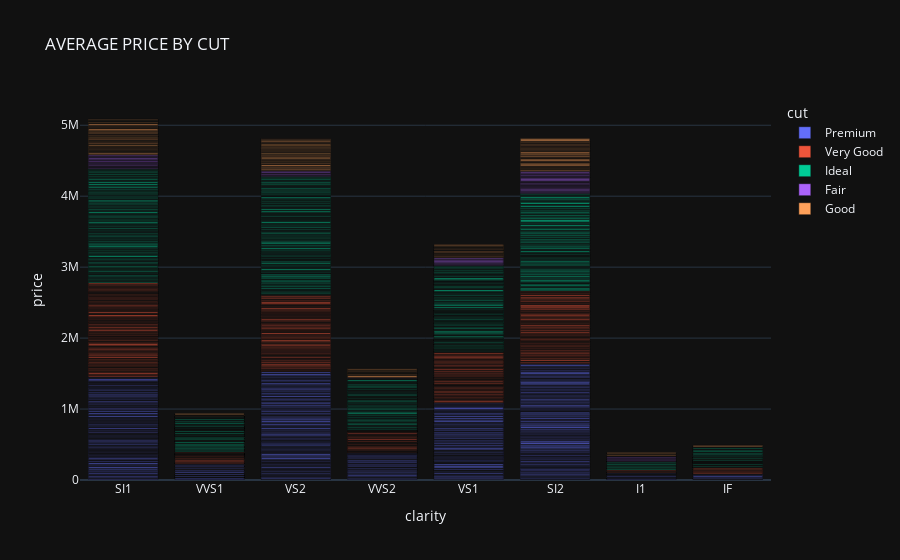

The cell this chart's notebook holds for it:
### Code cell
# BAR PLOT FOR AVERAGE PRICE PER CUT CATEGORY
fig=px.bar(df,x="clarity",y="price",
           title="AVERAGE PRICE BY CUT",
           color="cut")
fig.show()

### Figure 1 — Plotly figure (JSON) as saved in the notebook; plotly's stock layout.template omitted (floating-point values rounded to 4 significant figures; data arrays with more than 128 entries replaced by an {"elided": "..."} marker saying what was removed)
{"data": [{"hovertemplate": "cut=Premium<br>clarity=%{x}<br>price=%{y}<extra></extra>", "legendgroup": "Premium", "marker": {"color": "#636efa", "pattern": {"shape": ""}}, "name": "Premium", "orientation": "v", "showlegend": true, "textposition": "auto", "x": {"elided": "1447 str values"}, "xaxis": "x", "y": {"elided": "1447 int values"}, "yaxis": "y", "type": "bar"}, {"hovertemplate": "cut=Very Good<br>clarity=%{x}<br>price=%{y}<extra></extra>", "legendgroup": "Very Good", "marker": {"color": "#EF553B", "pattern": {"shape": ""}}, "name": "Very Good", "orientation": "v", "showlegend": true, "textposition": "auto", "x": {"elided": "1195 str values"}, "xaxis": "x", "y": {"elided": "1195 int values"}, "yaxis": "y", "type": "bar"}, {"hovertemplate": "cut=Ideal<br>clarity=%{x}<br>price=%{y}<extra></extra>", "legendgroup": "Ideal", "marker": {"color": "#00cc96", "pattern": {"shape": ""}}, "name": "Ideal", "orientation": "v", "showlegend": true, "textposition": "auto", "x": {"elided": "2127 str values"}, "xaxis": "x", "y": {"elided": "2127 int values"}, "yaxis": "y", "type": "bar"}, {"hovertemplate": "cut=Fair<br>clarity=%{x}<br>price=%{y}<extra></extra>", "legendgroup": "Fair", "marker": {"color": "#ab63fa", "pattern": {"shape": ""}}, "name": "Fair", "orientation": "v", "showlegend": true, "textposition": "auto", "x": {"elided": "168 str values"}, "xaxis": "x", "y": {"elided": "168 int values"}, "yaxis": "y", "type": "bar"}, {"hovertemplate": "cut=Good<br>clarity=%{x}<br>price=%{y}<extra></extra>", "legendgroup": "Good", "marker": {"color": "#FFA15A", "pattern": {"shape": ""}}, "name": "Good", "orientation": "v", "showlegend": true, "textposition": "auto", "x": {"elided": "457 str values"}, "xaxis": "x", "y": {"elided": "457 int values"}, "yaxis": "y", "type": "bar"}], "layout": {"xaxis": {"anchor": "y", "domain": [0.0, 1.0], "title": {"text": "clarity"}}, "yaxis": {"anchor": "x", "domain": [0.0, 1.0], "title": {"text": "price"}}, "legend": {"title": {"text": "cut"}, "tracegroupgap": 0}, "title": {"text": "AVERAGE PRICE BY CUT"}, "barmode": "relative"}}
